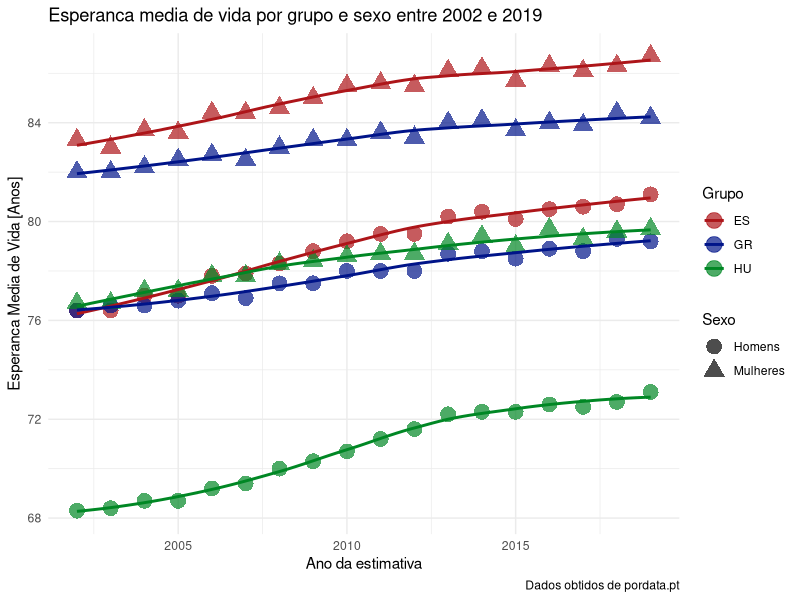

Write the R code that produced this figure.
library(tidyverse)
library(readxl)
library(ggrepel)

emv <- read_excel('EsperancaVida.xlsx', range = 'A9:CY70', col_names = FALSE)
tibblEmv <- as_tibble(emv)

#Reduzir os nomes dos paises as suas iniciais e adicionar uma coluna com o sexo e pais correspondente ao valor da emv
for (i in 2:ncol(tibblEmv)) {
  tibblEmv[1,i] <- sapply(strsplit(as.character(tibblEmv[1,i]),split = " "), `[`, 1)
  if(i<36) {
    tibblEmv[1,i] <- str_c(tibblEmv[1,i],'Total',sep = '_')
  }
  if(i>=36 & i<70 ) {
    tibblEmv[1,i] <- str_c(tibblEmv[1,i],'Homens',sep = '_')
  }
  if (i>=70){
    tibblEmv[1,i] <- str_c(tibblEmv[1,i],'Mulheres',sep = '_')
  }
}

colnames(tibblEmv) <- tibblEmv[1,]
colnames(tibblEmv)[1] <- 'Ano'
tibblEmv <- slice(tibblEmv,-1)

tibblEmv %>%
  #Separar a coluna dos sexos e paises em 2 (uma coluna para cada)
  pivot_longer(UE27_Total:CH_Mulheres,names_to = 'GS',values_to = 'EMV',
               values_transform = list(EMV = as.numeric)) %>%
  separate(GS,c('Grupo','Sexo'),sep = '_') %>%
  
  filter((Grupo == 'ES'| Grupo == 'GR'|Grupo == 'HU') &
           (between(Ano,2002,2019)) &
           (Sexo == 'Homens'|Sexo == 'Mulheres')) %>%
  ggplot(aes(x = Ano, y = EMV,colour = Grupo,shape = Sexo))+
  geom_point(size = 5, alpha = 0.7)+
  geom_smooth(se = F)+
  theme_minimal()+
  scale_color_manual(values=c("#ad1519", "#001489",'#008724'))+
  labs(title = 'Esperanca media de vida por grupo e sexo entre 2002 e 2019',
       caption = 'Dados obtidos de pordata.pt',
       x = 'Ano da estimativa',
       y = 'Esperanca Media de Vida [Anos]')